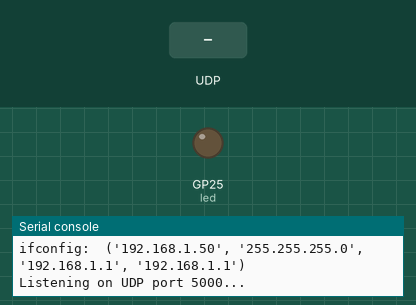
Recording of a program running on a simulated Raspberry Pi Pico running MicroPython. On the bench: output pins drawn as LEDs (lit = HIGH), the last lines printed to the serial console. The inputs (shaded band) are chosen by the test bench. WiFi joins after 1.5 s.

Above: at 3.7 s.
3.8 s: UDP packet "LED_ON[END]" arrives
At 4.2 s:
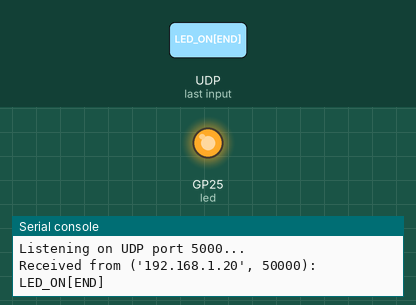
5.3 s: UDP packet "LED_OFF[END]" arrives
At 6.5 s:
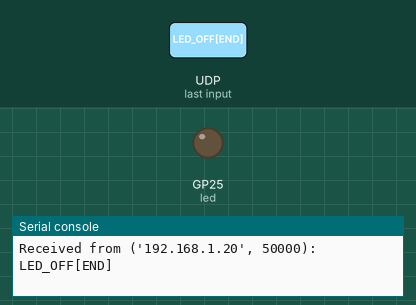
6.8 s: UDP packet "1" arrives
At 7.7 s:
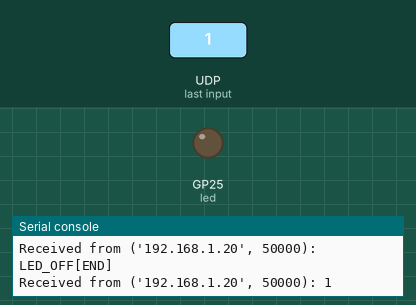
Timing chart, 0 to 9.8 s (numbered marks = the images above; inputs shaded):
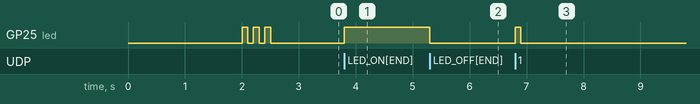

Measured:
- after the input at 3.8 s, GP25 (led): LOW → HIGH at once
- after the input at 5.3 s, GP25 (led): HIGH → LOW at once
- after the input at 6.8 s, GP25 (led): LOW → HIGH at once, → LOW 0.10 s later

The program:

main.py
```python
import network
import socket
import time
from machine import Pin, UART
from UDPHelper import UDPHelper

# 创建网络连接
udp = UDPHelper(ssid="****", password="****")
# 配置 UART
uart = UART(0, baudrate=115200, tx=Pin(0), rx=Pin(1))
# 配置 LED
led = Pin("LED", Pin.OUT)

# 连接成功，闪烁三次
led.value(1)
time.sleep(0.1)
led.value(0)
time.sleep(0.1)
led.value(1)
time.sleep(0.1)
led.value(0)
time.sleep(0.1)
led.value(1)
time.sleep(0.1)
led.value(0)

uart.write(f"INNER_INFO:{udp.ip}[END]")

# 主循环
while True:
    data_str, data_flag = udp.receive()
    if data_flag:
        if data_str == "LED_ON[END]":
            led.value(1)
            pass
        elif data_str == "LED_OFF[END]":
            led.value(0)
            pass
        else: # 转发
            led.value(1)
            time.sleep(0.1)
            led.value(0)
            pass

        uart.write(data_str)
    else:
        # uart.write("INNER_INFO")
        pass
```

UDPHelper.py
```python
from machine import Pin
import network
import socket
import time
import uselect as select


class UDPHelper:
    def __init__(self, ssid="SSID", password="PASSWORD"):
        # 初始化WiFi
        wlan = network.WLAN(network.STA_IF)
        wlan.active(True)
        print(wlan.active())
        wlan.connect(ssid, password)

        while not wlan.isconnected() and wlan.status() >= 0:
            print("Waiting to connect......")
            time.sleep(1)
        print("Connected!")
        print("ifconfig: ", wlan.ifconfig())

        self.ip = wlan.ifconfig()[0]

        # 初始化UDP套接字
        port = 5000
        UDP_ADDR = ("", port)
        self.sock = socket.socket(socket.AF_INET, socket.SOCK_DGRAM)
        self.sock.bind(UDP_ADDR)
        self.sock.setblocking(0)  # 设置为非阻塞模式

        print(f"Listening on UDP port {port}...")

    # 发送数据的函数
    def send_data(self, message):
        broadcast_address = '255.255.255.255'  # 广播地址
        broadcast_port = 5000
        self.sock.sendto(message.encode('utf-8'), (broadcast_address, broadcast_port))
        print(f"Sent: {message}")

    def receive(self):
        data_flag = False
        data_str = ""

        readable, _, _ = select.select([self.sock], [], [], 1)  # 1秒超时
        if readable:
            try:
                buf, addr = self.sock.recvfrom(1024)
                if buf:
                    print(f"Received from {addr}: {buf.decode('utf-8')}")
                    data_flag = True
                    data_str = buf.decode('utf-8')
            except OSError:
                # 非阻塞套接字在没有数据时可能会抛出异常
                data_flag = False
                pass
        else:
            data_flag = False
            # print("No information received.")

        return data_str, data_flag

    def __del__(self):
        self.sock.close()
        print("Socket closed.")

# examples
# from UDPHelper import UDPHelper

# udp = UDPHelper()
# while 1:
#     data, data_flag = udp.receive()
```
